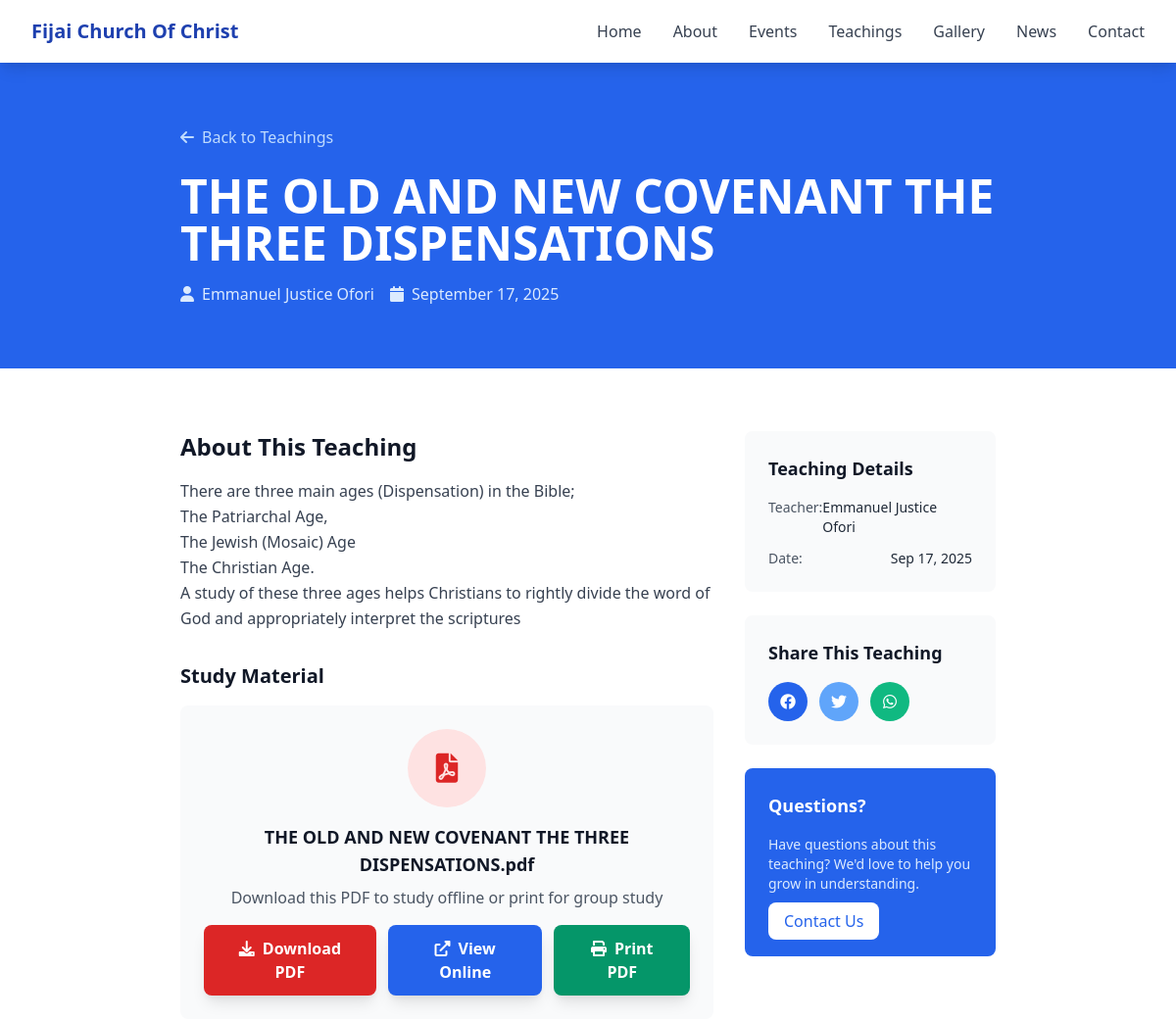
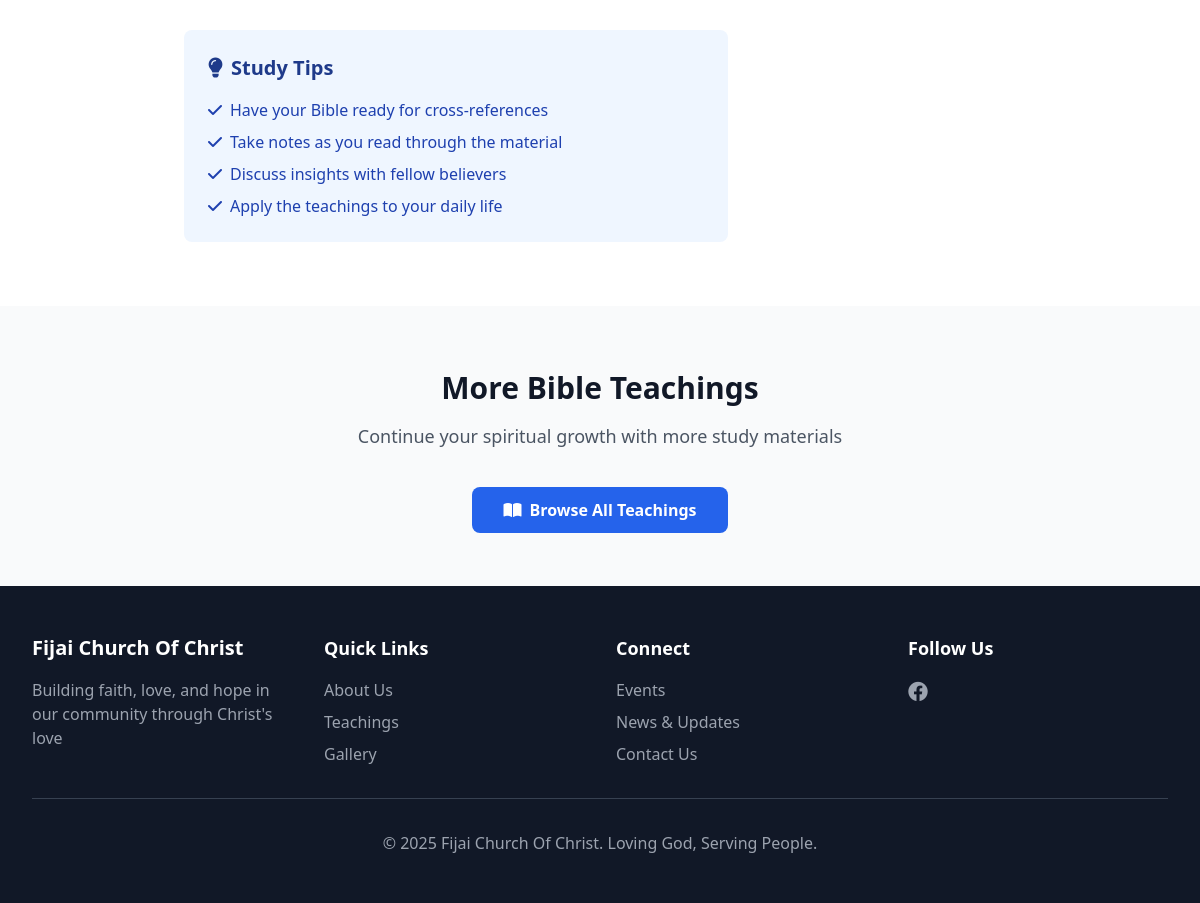
Page /teachings/6/ on the committed database (2 pictures, top to bottom).
### base/models.py (models this page shows, shortened)
class Teaching(models.Model):
    title = models.CharField(max_length=200)
    teacher = models.CharField(max_length=100)
    scripture_reference = models.CharField(max_length=100, blank=True)
    date_created = models.DateField()
    pdf_file = models.FileField(upload_to='teachings/pdfs/', blank=True, null=True)
    description = models.TextField(blank=True)
    series = models.CharField(max_length=100, blank=True)
    category = models.CharField(max_length=50, blank=True, help_text="e.g., Bible Study, Sermon Notes, Devotional")
    featured = models.BooleanField(default=False)
    class Meta:
        ordering = ['-date_created']
        verbose_name = "Teaching"
        verbose_name_plural = "Teachings"

### base/views.py (the view)
# urls.py: path('teachings/<int:teaching_id>/', views.teaching_detail, name='teaching_detail'),
def teaching_detail(request, teaching_id):
    teaching = get_object_or_404(Teaching, id=teaching_id)
    context = {'teaching': teaching}
    return render(request, 'teaching_detail.html', context)

### templates/teaching_detail.html (shortened to what this page needs)
{% extends 'base.html' %}
{% block content %}
    <section class="bg-blue-600 text-white py-16">
        <div class="max-w-4xl mx-auto px-4 sm:px-6 lg:px-8">
            <div class="flex items-center justify-between mb-6">
                <a href="{% url 'teachings' %}" class="text-blue-200 hover:text-white">
                    <i class="fas fa-arrow-left mr-2"></i>Back to Teachings
                </a>
            </div>
            <h1 class="text-4xl md:text-5xl font-bold mb-4">{{ teaching.title }}</h1>
            <div class="flex flex-col md:flex-row md:items-center gap-4 text-blue-100">
                <div class="flex items-center">
                    <i class="fas fa-user mr-2"></i>
                    <span>{{ teaching.teacher }}</span>
                </div>
                <div class="flex items-center">
                    <i class="fas fa-calendar mr-2"></i>
                    <span>{{ teaching.date_created|date:"F d, Y" }}</span>
                </div>
            </div>
        </div>
    </section>
    <section class="py-16 bg-white">
        <div class="max-w-4xl mx-auto px-4 sm:px-6 lg:px-8">
            <div class="grid md:grid-cols-3 gap-8">
                <div class="md:col-span-2">
                    {% if teaching.description %}
                    <div class="prose prose-lg max-w-none">
                        <h2 class="text-2xl font-bold text-gray-900 mb-4">About This Teaching</h2>
                        <div class="text-gray-700 leading-relaxed">
                            {{ teaching.description|linebreaks }}
                        </div>
                    </div>
                    {% endif %}
                    {% if teaching.pdf_file %}
                    <div class="mt-8">
                        <h3 class="text-xl font-semibold text-gray-900 mb-4">Study Material</h3>
                        <div class="bg-gray-50 rounded-lg p-6 text-center">
                            <div class="w-20 h-20 bg-red-100 rounded-full flex items-center justify-center mx-auto mb-4">
                                <i class="fas fa-file-pdf text-red-600 text-3xl"></i>
                            </div>
                            <h4 class="text-lg font-semibold text-gray-900 mb-2">{{ teaching.title }}.pdf</h4>
                            <p class="text-gray-600 mb-4">Download this PDF to study offline or print for group study</p>
                            <div class="flex flex-col sm:flex-row gap-3 justify-center">
                                <a href="{% url 'download_pdf' teaching.id %}"
                                   class="bg-red-600 text-white px-6 py-3 rounded-lg font-semibold hover:bg-red-700 transition duration-300 shadow-lg">
                                    <i class="fas fa-download mr-2"></i>Download PDF
                                </a>
                                <a href="{{ teaching.pdf_file.url }}" target="_blank"
                                   class="bg-blue-600 text-white px-6 py-3 rounded-lg font-semibold hover:bg-blue-700 transition duration-300 shadow-lg">
                                    <i class="fas fa-external-link-alt mr-2"></i>View Online
                                </a>
                                <button onclick="printPDF('{{ teaching.pdf_file.url }}')"
                                        class="bg-green-600 text-white px-6 py-3 rounded-lg font-semibold hover:bg-green-700 transition duration-300 shadow-lg">
                                    <i class="fas fa-print mr-2"></i>Print PDF
                                </button>
                            </div>
                        </div>
                    </div>
                    {% endif %}
                    <div class="mt-8 bg-blue-50 rounded-lg p-6">
                        <h3 class="text-xl font-semibold text-blue-900 mb-4">
                            <i class="fas fa-lightbulb mr-2"></i>Study Tips
                        </h3>
                        <ul class="text-blue-800 space-y-2">
                            <li><i class="fas fa-check mr-2"></i>Have your Bible ready for cross-references</li>
                            <li><i class="fas fa-check mr-2"></i>Take notes as you read through the material</li>
                            <li><i class="fas fa-check mr-2"></i>Discuss insights with fellow believers</li>
                            <li><i class="fas fa-check mr-2"></i>Apply the teachings to your daily life</li>
                        </ul>
                    </div>
                </div>
                <div class="space-y-6">
                    <div class="bg-gray-50 rounded-lg p-6">
                        <h3 class="text-lg font-semibold text-gray-900 mb-4">Teaching Details</h3>
                        <div class="space-y-3 text-sm">
                            <div class="flex justify-between">
                                <span class="text-gray-600">Teacher:</span>
                                <span class="font-medium">{{ teaching.teacher }}</span>
                            </div>
                            <div class="flex justify-between">
                                <span class="text-gray-600">Date:</span>
                                <span class="font-medium">{{ teaching.date_created|date:"M d, Y" }}</span>
                            </div>
                        </div>
                    </div>
                    <div class="bg-gray-50 rounded-lg p-6">
                        <h3 class="text-lg font-semibold text-gray-900 mb-4">Share This Teaching</h3>
                        <div class="flex space-x-3">
                            <a href="https://www.facebook.com/sharer/sharer.php?u={{ request.build_absolute_uri }}"
                               target="_blank"
                               class="w-10 h-10 bg-blue-600 rounded-full flex items-center justify-center text-white hover:bg-blue-700">
                                <i class="fab fa-facebook"></i>
                            </a>
                            <a href="https://twitter.com/intent/tweet?url={{ request.build_absolute_uri }}&text={{ teaching.title }}"
                               target="_blank"
                               class="w-10 h-10 bg-blue-400 rounded-full flex items-center justify-center text-white hover:bg-blue-500">
                                <i class="fab fa-twitter"></i>
                            </a>
                            <a href="https://wa.me/?text={{ teaching.title }} - {{ request.build_absolute_uri }}"
                               target="_blank"
                               class="w-10 h-10 bg-green-500 rounded-full flex items-center justify-center text-white hover:bg-green-600">
                                <i class="fab fa-whatsapp"></i>
                            </a>
                        </div>
                    </div>
                    <div class="bg-blue-600 text-white rounded-lg p-6">
                        <h3 class="text-lg font-semibold mb-4">Questions?</h3>
                        <p class="text-blue-100 text-sm mb-4">
                            Have questions about this teaching? We'd love to help you grow in understanding.
                        </p>
                        <a href="{% url 'contact' %}"
                           class="bg-white text-blue-600 px-4 py-2 rounded-lg font-medium hover:bg-gray-100 transition duration-300">
                            Contact Us
                        </a>
                    </div>
                </div>
            </div>
        </div>
    </section>
    <section class="py-16 bg-gray-50">
        <div class="max-w-7xl mx-auto px-4 sm:px-6 lg:px-8">
            <div class="text-center mb-12">
                <h2 class="text-3xl font-bold text-gray-900 mb-4">More Bible Teachings</h2>
                <p class="text-lg text-gray-600">Continue your spiritual growth with more study materials</p>
            </div>
            <div class="text-center">
                <a href="{% url 'teachings' %}"
                   class="bg-blue-600 text-white px-8 py-3 rounded-lg font-semibold hover:bg-blue-700 transition duration-300">
                    <i class="fas fa-book-open mr-2"></i>Browse All Teachings
                </a>
            </div>
        </div>
    </section>
{% endblock %}

### rows in the picture
Teaching: title "THE OLD AND NEW COVENANT THE THREE DISPENSATIONS", teacher "Emmanuel Justice Ofori", date_created "September 17, 2025", description "There are three main ages (Dispensation) in the Bible; The Patriarchal Age, The Jewish (Mosaic) Age The Christian Age. A study of these three ages helps Christians to rightly divide the word of God and appropriately interpret the scriptures", date_created "Sep 17, 2025"
